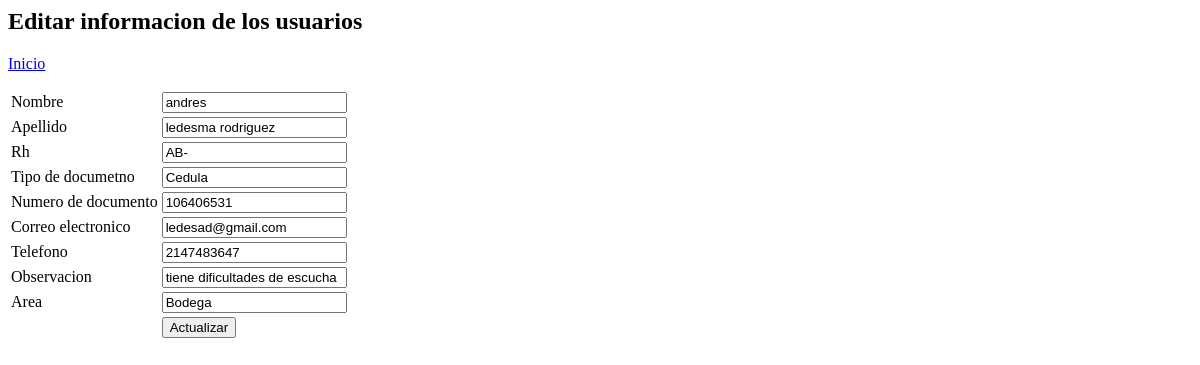
The page /Dinidiseños/administrador/cruds/crud_gestion_personal/editView.php?id=5 on the database as committed earlier.
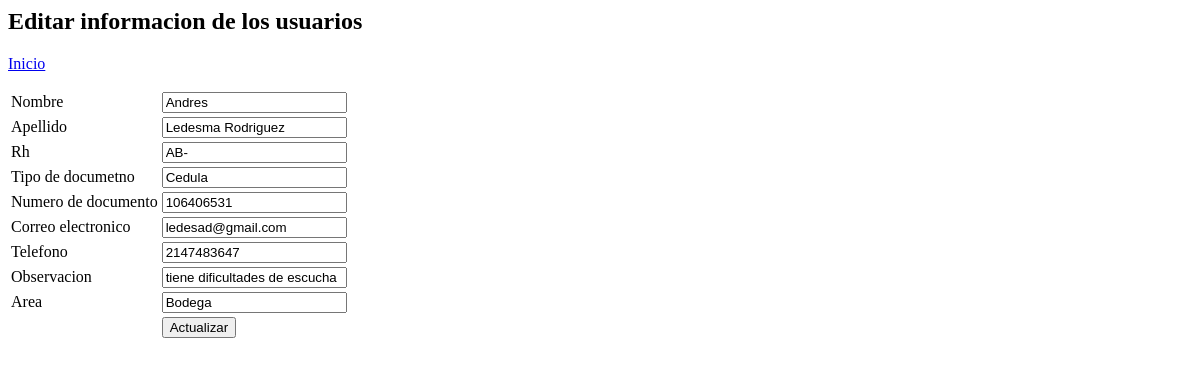
The same page on the database as committed later.
### tables this page shows
CREATE TABLE `users` (
  `id` int(11) NOT NULL,
  `nombre` varchar(100) NOT NULL,
  `apellido` varchar(50) NOT NULL,
  `rh` varchar(500) NOT NULL,
  `tipodocumento` varchar(30) NOT NULL,
  `numerodocumento` int(13) NOT NULL,
  `correo` varchar(50) NOT NULL,
  `telefono` int(13) NOT NULL,
  `observacion` varchar(500) NOT NULL,
  `area` varchar(500) NOT NULL
);

### Dinidiseños/administrador/cruds/crud_gestion_personal/editView.php (the view, shortened to what this page needs)
<?php
require_once("../../dbConnection.php");
$id = $_GET['id'];
$result = mysqli_query($mysqli, "SELECT * FROM users WHERE id = $id");
$resultData = mysqli_fetch_assoc($result);
$nombre = $resultData['nombre'];
$apellido = $resultData['apellido'];
$rh = $resultData['rh'];
$tipodocumento = $resultData['tipodocumento'];
$numerodocumento = $resultData['numerodocumento'];
$correo = $resultData['correo'];
$telefono = $resultData['telefono'];
$observacion = $resultData['observacion'];
$area = $resultData['area'];
?>
<html>
<head>
</head>
<body>
    <h2>Editar informacion de los usuarios</h2>
    <p>
	    <a href="index_gestionP.php">Inicio</a>
    </p>
	<form name="edit" method="post" action="editAction.php">
		<table border="0">
			<tr>
				<td>Nombre</td>
				<td><input type="text" name="nombre" value="<?php echo $nombre; ?>"></td>
			</tr>
			<tr>
				<td>Apellido</td>
				<td><input type="text" name="apellido" value="<?php echo $apellido; ?>"></td>
			</tr>
			<tr>
				<td>Rh</td>
				<td><input type="text" name="rh" value="<?php echo $rh; ?>"></td>
			</tr>
			<tr>
				<td>Tipo de documetno</td>
				<td><input type="text" name="tipodocumento" value="<?php echo $tipodocumento; ?>"></td>
			</tr>
			<tr>
				<td>Numero de documento</td>
				<td><input type="number" name="numerodocumento" value="<?php echo $numerodocumento; ?>"></td>
			</tr>
			<tr>
				<td>Correo electronico</td>
				<td><input type="email" name="correo" value="<?php echo $correo; ?>"></td>
			</tr>
			<tr>
				<td>Telefono</td>
				<td><input type="number" name="telefono" value="<?php echo $telefono; ?>"></td>
			</tr>
			<tr>
				<td>Observacion</td>
				<td><input type="text" name="observacion" value="<?php echo $observacion; ?>"></td>
			</tr>
			<tr>
				<td>Area</td>
				<td><input type="text" name="area" value="<?php echo $area; ?>"></td>
			</tr>
			<tr>
				<td><input type="hidden" name="id" value=<?php echo $id; ?>></td>
				<td><input type="submit" name="update" value="Actualizar"></td>
			</tr>
		</table>
	</form>
</body>
</html>

Rows that differ between the two databases and show on the page:
changed users "AB-": nombre "andres" → "Andres"; apellido "ledesma rodriguez" → "Ledesma Rodriguez"
